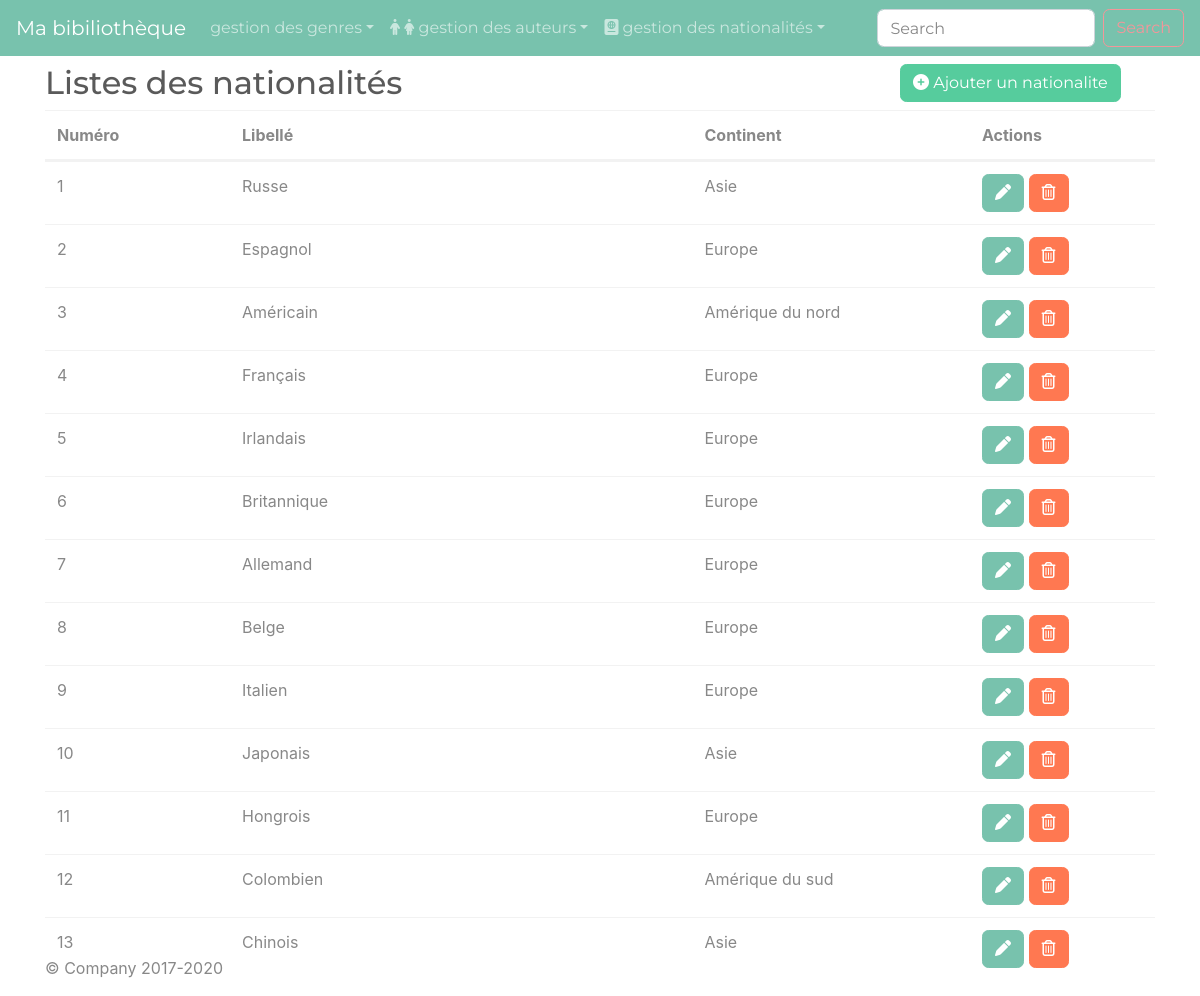
The app's page /listeNationalites.php with its own data.
### tables this page shows
CREATE TABLE IF NOT EXISTS `nationalite` (
  `num` smallint(6) NOT NULL AUTO_INCREMENT,
  `libelle` varchar(50) NOT NULL DEFAULT '',
  `numContinent` int(11) unsigned DEFAULT NULL,
  PRIMARY KEY (`num`),
  KEY `numContinent` (`numContinent`),
  KEY `numContinent_2` (`numContinent`)
);

CREATE TABLE IF NOT EXISTS `continent` (
  `id` int(11) unsigned NOT NULL AUTO_INCREMENT,
  `libelle` varchar(50) NOT NULL,
  PRIMARY KEY (`id`)
);

### listeNationalites.php (the view, shortened to what this page needs)
<?php
include "./header.php";
require_once "./connectiondpdo.inc.php";
$req = $Pdo->prepare("select n.num, n.libelle as 'libNation', c.libelle as 'libContinent' from nationalite n, continent c where n.numContinent = c.id order by n.num");
$req->setFetchMode(PDO::FETCH_OBJ);
$req->execute();
$lesNationalites = $req->fetchAll();
?>
<div class="container mt-5">
    <div class="row pt-3">
        <div class="col-9">
            <h2>Listes des nationalités</h2>
        </div>
        <div class="col-3"><a href="formNationalite.php?action=Ajouter" class="btn btn-success"><i class="fas fa-plus-circle"></i></i> Ajouter un nationalite</a></div>
    </div>
    <table class="table table-hover">
        <thead>
            <tr class="d-flex">
                <th scope="col" class="col-md-2">Numéro</th>
                <th scope="col" class="col-md-5">Libellé</th>
                <th scope="col" class="col-md-3">Continent</th>
                <th scope="col" class="col-md-2">Actions</th>
            </tr>
        </thead>
        <tbody>
            <?php foreach ($lesNationalites as $nationalite) { ?>
                <tr class="d-flex">
                    <td class="col-md-2"><?= $nationalite->num ?></td>
                    <td class="col-md-5"><?= $nationalite->libNation ?></td>
                    <td class="col-md-3"><?= $nationalite->libContinent ?></td>
                    <td class="col-md-2">
                    <a href="formNationalite.php?action=Modifier&num=<?= $nationalite->num ?>" class="btn btn-primary"><i class="fas fa-pen"></i></i></a>
                    <a href="#modalSupp" data-message="Voulez vous vraiment supprimer cette nationalité?" data-suppression="valideformNationalite.php?action=Supp&num=<?= $nationalite->num ?>" data-toggle="modal" class="btn btn-danger"><i class="far fa-trash-alt"></i></i></a></td>
                </tr>
            <?php } ?>
        </tbody>
    </table>
</div>
<?php include "./footer.php"; ?>

### header.php (shortened to what this page needs)
<!doctype html>
<html lang="en">
<head>
  <link rel="stylesheet" href="https://bootswatch.com/4/minty/bootstrap.css" />
</head>
<body>
  <nav class="navbar navbar-expand-md navbar-dark fixed-top bg-primary">
    <a class="navbar-brand" href="./index.php">Ma bibiliothèque</a>
    <div class="collapse navbar-collapse" id="navbarsExampleDefault">
      <ul class="navbar-nav mr-auto">
        <li class="nav-item dropdown">
          <a class="nav-link dropdown-toggle" href="#" id="dropdown01" data-toggle="dropdown" aria-haspopup="true" aria-expanded="false">gestion des genres</a>
        </li>
        <li class="nav-item dropdown">
          <a class="nav-link dropdown-toggle" href="#" id="dropdown01" data-toggle="dropdown" aria-haspopup="true" aria-expanded="false"> <i class="fas fa-male"></i> <i class="fas fa-female"></i>  gestion des auteurs</a>
        </li>
        <li class="nav-item dropdown">
          <a class="nav-link dropdown-toggle" href="#" id="dropdown01" data-toggle="dropdown" aria-haspopup="true" aria-expanded="false"> <i class="fas fa-passport"></i> gestion des nationalités</a>
        </li>
      </ul>
      <form class="form-inline my-2 my-lg-0">
        <input class="form-control mr-sm-2" type="text" placeholder="Search" aria-label="Search">
        <button class="btn btn-outline-secondary" type="submit">Search</button>
      </form>
    </div>
  </nav>

### footer.php (shortened to what this page needs)
<footer class="container fixed-bottom">
  <p>&copy; Company 2017-2020</p>
</footer>
</html>

### records on screen
nationalite: num "1", libelle "Russe", numContinent.libelle "Asie"
nationalite: num "2", libelle "Espagnol", numContinent.libelle "Europe"
nationalite: num "3", libelle "Américain", numContinent.libelle "Amérique du nord"
nationalite: num "4", libelle "Français", numContinent.libelle "Europe"
nationalite: num "5", libelle "Irlandais", numContinent.libelle "Europe"
nationalite: num "6", libelle "Britannique", numContinent.libelle "Europe"
nationalite: num "7", libelle "Allemand", numContinent.libelle "Europe"
nationalite: num "8", libelle "Belge", numContinent.libelle "Europe"
nationalite: num "9", libelle "Italien", numContinent.libelle "Europe"
nationalite: num "10", libelle "Japonais", numContinent.libelle "Asie"
nationalite: num "11", libelle "Hongrois", numContinent.libelle "Europe"
nationalite: num "12", libelle "Colombien", numContinent.libelle "Amérique du sud"
nationalite: num "13", libelle "Chinois", numContinent.libelle "Asie"
